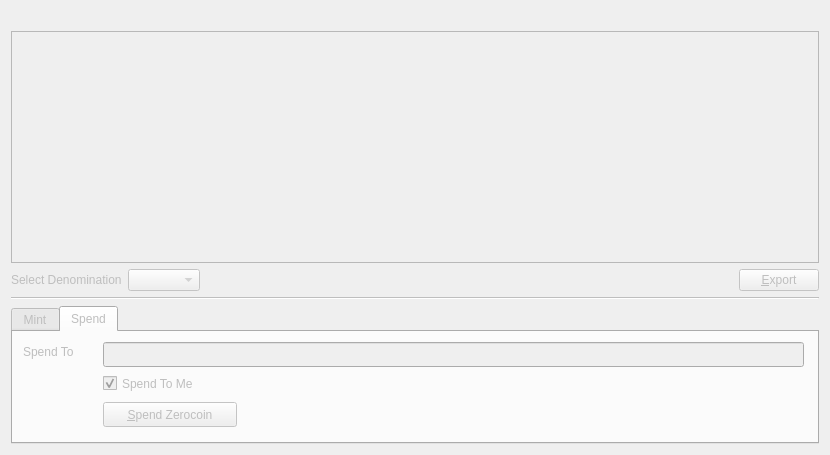
<?xml version="1.0" encoding="UTF-8"?>
<ui version="4.0">
 <class>ZerocoinPage</class>
 <widget class="QWidget" name="ZerocoinPage">
  <property name="enabled">
   <bool>false</bool>
  </property>
  <property name="geometry">
   <rect>
    <x>0</x>
    <y>0</y>
    <width>830</width>
    <height>455</height>
   </rect>
  </property>
  <layout class="QVBoxLayout" name="verticalLayout">
   <item>
    <widget class="QLabel" name="labelExplanation">
     <property name="textFormat">
      <enum>Qt::PlainText</enum>
     </property>
     <property name="wordWrap">
      <bool>true</bool>
     </property>
    </widget>
   </item>
   <item>
    <widget class="QTableView" name="tableView">
     <property name="contextMenuPolicy">
      <enum>Qt::CustomContextMenu</enum>
     </property>
     <property name="toolTip">
      <string>Right-click to edit address or label</string>
     </property>
     <property name="tabKeyNavigation">
      <bool>false</bool>
     </property>
     <property name="alternatingRowColors">
      <bool>true</bool>
     </property>
     <property name="selectionMode">
      <enum>QAbstractItemView::SingleSelection</enum>
     </property>
     <property name="selectionBehavior">
      <enum>QAbstractItemView::SelectRows</enum>
     </property>
     <property name="sortingEnabled">
      <bool>true</bool>
     </property>
     <attribute name="verticalHeaderVisible">
      <bool>false</bool>
     </attribute>
    </widget>
   </item>
   <item>
    <layout class="QHBoxLayout" name="horizontalLayout_3">
     <item>
      <widget class="QLabel" name="denomination">
       <property name="text">
        <string>Select Denomination</string>
       </property>
      </widget>
     </item>
     <item>
      <widget class="QComboBox" name="zerocoinAmount"/>
     </item>
     <item>
      <spacer name="horizontalSpacer_2">
       <property name="orientation">
        <enum>Qt::Horizontal</enum>
       </property>
       <property name="sizeHint" stdset="0">
        <size>
         <width>40</width>
         <height>20</height>
        </size>
       </property>
      </spacer>
     </item>
     <item>
      <widget class="QPushButton" name="exportButton">
       <property name="toolTip">
        <string>Export the data in the current tab to a file</string>
       </property>
       <property name="text">
        <string>&amp;Export</string>
       </property>
       <property name="icon">
        <iconset>
         <normaloff>../res/icons/export.png</normaloff>../res/icons/export.png</iconset>
       </property>
       <property name="autoDefault">
        <bool>false</bool>
       </property>
      </widget>
     </item>
    </layout>
   </item>
   <item>
    <widget class="Line" name="line_2">
     <property name="orientation">
      <enum>Qt::Horizontal</enum>
     </property>
    </widget>
   </item>
   <item>
    <layout class="QHBoxLayout" name="horizontalLayout" stretch="0">
     <item>
      <widget class="QTabWidget" name="tabWidget">
       <property name="enabled">
        <bool>true</bool>
       </property>
       <property name="sizePolicy">
        <sizepolicy hsizetype="Expanding" vsizetype="Fixed">
         <horstretch>0</horstretch>
         <verstretch>0</verstretch>
        </sizepolicy>
       </property>
       <property name="minimumSize">
        <size>
         <width>0</width>
         <height>138</height>
        </size>
       </property>
       <property name="maximumSize">
        <size>
         <width>16777215</width>
         <height>200</height>
        </size>
       </property>
       <property name="currentIndex">
        <number>1</number>
       </property>
       <widget class="QWidget" name="tab">
        <attribute name="title">
         <string>Mint</string>
        </attribute>
        <widget class="QPushButton" name="zerocoinMintButton">
         <property name="geometry">
          <rect>
           <x>10</x>
           <y>10</y>
           <width>123</width>
           <height>25</height>
          </rect>
         </property>
         <property name="toolTip">
          <string>Mint Zerocoin</string>
         </property>
         <property name="text">
          <string>&amp;Mint Zerocoin</string>
         </property>
         <property name="icon">
          <iconset>
           <normaloff>../res/icons/add.png</normaloff>../res/icons/add.png</iconset>
         </property>
         <property name="autoDefault">
          <bool>false</bool>
         </property>
        </widget>
       </widget>
       <widget class="QWidget" name="tab_2">
        <attribute name="title">
         <string>Spend</string>
        </attribute>
        <widget class="QLabel" name="label">
         <property name="geometry">
          <rect>
           <x>10</x>
           <y>10</y>
           <width>812</width>
           <height>20</height>
          </rect>
         </property>
         <property name="text">
          <string>Spend To</string>
         </property>
        </widget>
        <widget class="QPushButton" name="zerocoinSpendButton">
         <property name="geometry">
          <rect>
           <x>90</x>
           <y>70</y>
           <width>134</width>
           <height>25</height>
          </rect>
         </property>
         <property name="toolTip">
          <string>Spend Zerocoin</string>
         </property>
         <property name="text">
          <string>&amp;Spend Zerocoin</string>
         </property>
         <property name="icon">
          <iconset>
           <normaloff>../res/icons/edit.png</normaloff>../res/icons/edit.png</iconset>
         </property>
         <property name="autoDefault">
          <bool>false</bool>
         </property>
        </widget>
        <widget class="QLineEdit" name="spendToThirdPartyAddress">
         <property name="enabled">
          <bool>false</bool>
         </property>
         <property name="geometry">
          <rect>
           <x>90</x>
           <y>10</y>
           <width>701</width>
           <height>25</height>
          </rect>
         </property>
         <property name="sizePolicy">
          <sizepolicy hsizetype="Maximum" vsizetype="Fixed">
           <horstretch>0</horstretch>
           <verstretch>0</verstretch>
          </sizepolicy>
         </property>
         <property name="maximumSize">
          <size>
           <width>16777215</width>
           <height>16777215</height>
          </size>
         </property>
        </widget>
        <widget class="QCheckBox" name="zerocoinSpendToMeCheckBox">
         <property name="geometry">
          <rect>
           <x>90</x>
           <y>40</y>
           <width>810</width>
           <height>23</height>
          </rect>
         </property>
         <property name="text">
          <string>Spend To Me</string>
         </property>
         <property name="checked">
          <bool>true</bool>
         </property>
        </widget>
       </widget>
      </widget>
     </item>
    </layout>
   </item>
  </layout>
 </widget>
 <resources/>
 <connections/>
</ui>
